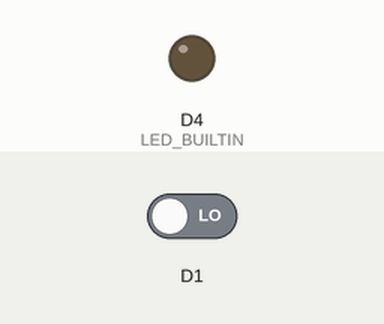
Simulated run of this sketch. Board: ESP8266 (NodeMCU). On the bench: output pins drawn as LEDs (lit = HIGH, except the on-board LED, lit = LOW). The inputs (shaded band) are chosen by the test bench; at power-on: D1 LOW.

Above: at 1.2 s.
1.3 s: D1 driven HIGH
At 2.0 s:
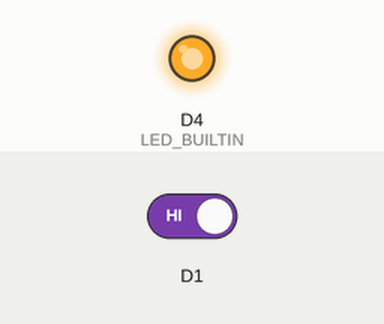
2.8 s: D1 driven LOW
At 3.1 s:
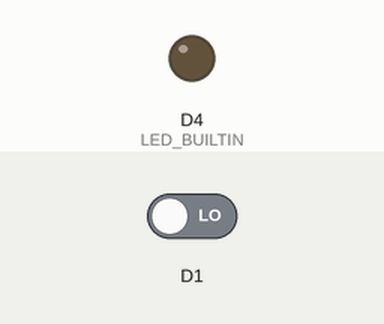
Timing chart, 0 to 5.8 s (numbered marks = the images above; inputs shaded):
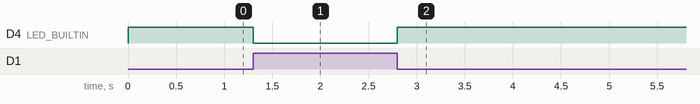

Measured:
- after the input at 1.3 s, D4 (LED_BUILTIN): HIGH → LOW at once
- after the input at 2.8 s, D4 (LED_BUILTIN): LOW → HIGH at once

The sketch:

pruebaBoton.ino
```cpp
void setup() {
  // put your setup code here, to run once:
   pinMode(D1, INPUT);
   pinMode(LED_BUILTIN, OUTPUT);
}

void loop() {
  // put your main code here, to run repeatedly:
  byte val = digitalRead(D1);

  if (val == HIGH){
    digitalWrite(LED_BUILTIN, LOW);
  } else{
    digitalWrite(LED_BUILTIN, HIGH);
  }
}
```
